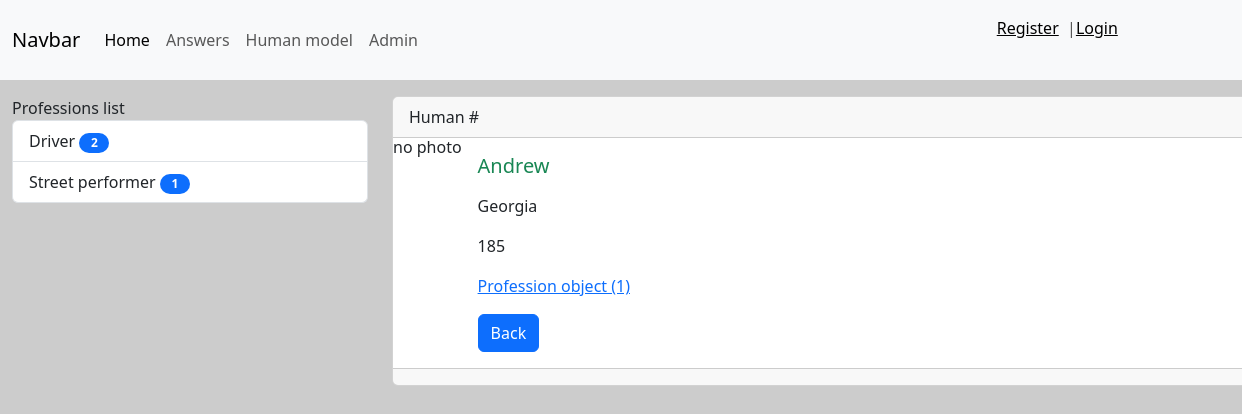
Page /answers/human/1 on the earlier database version.
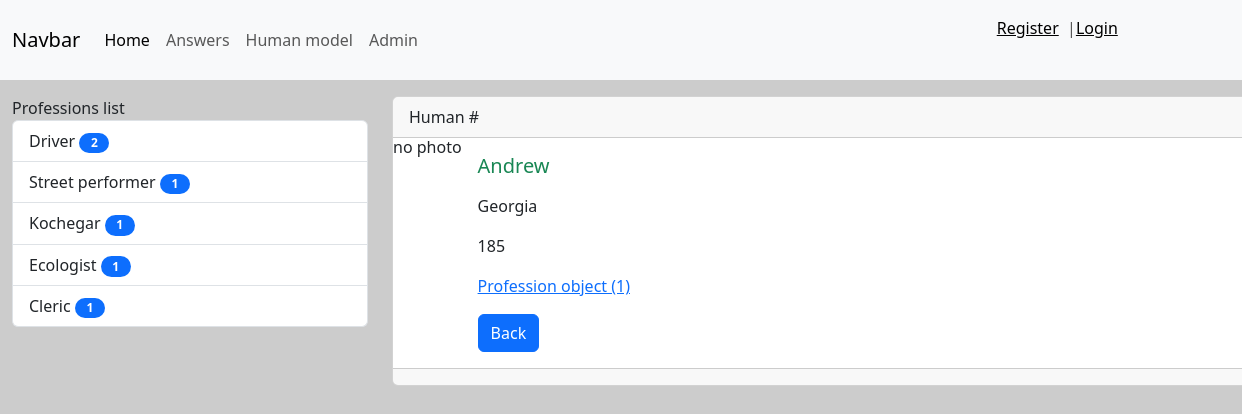
Same page on the later database version.
### answers/models.py (models this page shows, shortened)
class Profession(models.Model):
    title = models.CharField(max_length=40)
    def get_absolute_url(self):
        return reverse_lazy('Profession', kwargs={'profession_id': self.pk})
    class Meta:
        verbose_name = 'Profession'
        verbose_name_plural = 'Professions'
        ordering = ['title']

class Human(models.Model):
    name = models.CharField(max_length=40)
    height = models.IntegerField(null=True)
    address = models.CharField(max_length=100)
    photo = models.ImageField(upload_to='media/%Y/%m/%d', null=True, blank=True, default='')
    profession = models.ForeignKey('Profession', on_delete=models.PROTECT, null=True, blank=True)
    class Meta:
        verbose_name = 'Human'
        verbose_name_plural = 'Humans'

### answers/views.py (the view)
# urls.py: path('human/<int:pk>', ViewHuman.as_view(), name='View_human'),
class ViewHuman(DetailView):
    model = Human
    context_object_name = 'human_item'
    template_name = 'answers/view_human.html'

### answers/templatetags/professions_tags.py (called while the page is built)
@register.simple_tag(name='get_list_professions')
def getProfessions():
    return Profession.objects.all()

@register.inclusion_tag('answers/list_professions.html')
def showProfessions(arg1='Professions', arg2='list'):
    professions = Profession.objects.annotate(cnt=Count('human')).filter(cnt__gt=0)
    return {
        'professions': professions, 'arg1': arg1, 'arg2': arg2,
    }

### answers/templates/answers/view_human.html (shortened to what this page needs)
{% extends 'base.html' %}
{% block sidebar %}
{% include 'inc/_sidebarHM.html' %}
{% endblock %}
{% block content %}
<div class="card mb-3">
    <div class="card-header">
        Human #{{ item.id }}
    </div>
    <div class="media" style="display:flex">
        <div class="media-photo">
            {% if item.photo %}
            <img src="{{ item.photo.url }}" alt="Photo" class="mr-3" width="350">
            {% else %}
            <h6>no photo</h6>
            {% endif %}
        </div>
        <div class="media-body">
            <div class="card-body">
                <h5 class="card-title {% cycle 'text-success' 'text-danger' 'text-info' %}">{{ human_item.name }}</h5>
                {% autoescape off %}
                <p class="card-text">{{ human_item.address|truncatewords:60|linebreaks }}</p>
                <p class="card-text">{{ human_item.height|truncatewords:60|linebreaks }}</p>
                <p class="card-text"><a href="{{ human_item.profession.get_absolute_url }}">{{ human_item.profession }}</a></p>
                {% endautoescape%}
                <a href="javascript:window.history.back()" class="btn btn-primary">Back</a>
            </div>
        </div>
    </div>
    <div class="card-footer text-body-secondary">
    </div>
</div>
{% endblock %}

### templates/base.html (shortened to what this page needs)
{% include 'inc/_nav.html' %}
{% load static %}
<!doctype html>
<html lang="en">
<head>
    <link href="{% static 'bootstrap/css/bootstrap.min.css' %}" rel="stylesheet">
    <link href="{% static 'css/style.css' %}" rel="stylesheet">
</head>
<body>
<div class="container mt-3">
    <div class="row">
        <div class="col-md-4">
            {% block sidebar %}SIDEBAR{% endblock %}
        </div>
        <div class="col-md-8">
            {% block content %}CONTENT{% endblock %}
        </div>
</body>
</html>

### templates/inc/_nav.html (shortened to what this page needs)
<nav class="navbar navbar-expand-lg bg-body-tertiary">
    <div class="container-fluid">
        <a class="navbar-brand" href="{% url 'Start' %}">Navbar</a>
        <div class="collapse navbar-collapse" id="navbarNav">
            <ul class="navbar-nav">
                <li class="nav-item">
                    <a class="nav-link active" aria-current="page" href="{% url 'Home' %}">Home</a>
                </li>
                <li>
                    <a class="nav-link" href="{% url 'Answers' %}">Answers</a>
                </li>
                <li>
                    <a class="nav-link" href="{% url 'Human' %}">Human model</a>
                </li>
                <li>
                    <a class="nav-link" href="http://127.0.0.1:8000/admin" target=”_blank”>Admin</a>
                </li>
            </ul>
        </div>
    </div>
    <span class="navbar-text">
        <a href="{% url 'Register' %}">Register</a>&nbsp&nbsp|&nbsp&nbsp<a href="{% url 'Login' %}">Login</a>
    </span>
</nav>

### templates/inc/_sidebarHM.html (shortened to what this page needs)
{% load professions_tags %}
{% showProfessions %}

### answers/templates/answers/list_professions.html
{% load professions_tags  %}
<div class="list-group">
    {{ arg1 }} {{ arg2 }}
    {% for prof in professions %}
    <a href="{{ prof.get_absolute_url }}" class="list-group-item list-group-item-action">{{ prof.title }}
        <span class="badge bg-primary rounded-pill">{{ prof.cnt }}</span></a>
    {% endfor %}
</div>

### djangoSnrg/static/css/style.css (style rules this page uses)
body { background-color: #ccc; }
.card { width: 70vw; }
.mt-3 { margin-left: 0px; width=80vw; }
.badge { width: 30px; color: white; }
.navbar-text { display: flex; margin-right: 10%; }

Differences in the rows shown:
added Profession: title "Kochegar", cnt "1"
added Profession: title "Ecologist", cnt "1"
added Profession: title "Cleric", cnt "1"
